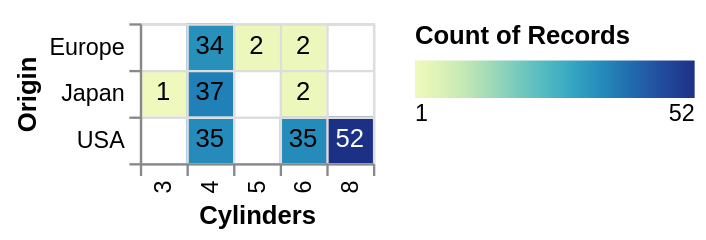

Express this chart as Vega-Lite.
### Vega-Lite specification from a JSON file in a GitHub repository (floating-point values rounded to 4 significant figures; data arrays with more than 128 entries replaced by an {"elided": "..."} marker saying what was removed)
{"$schema": "https://vega.github.io/schema/vega-lite/v6.json", "data": {"values": {"elided": "200 records"}}, "transform": [{"aggregate": [{"op": "count", "as": "num_cars"}], "groupby": ["Origin", "Cylinders"]}], "encoding": {"y": {"field": "Origin", "type": "ordinal"}, "x": {"field": "Cylinders", "type": "ordinal"}}, "layer": [{"mark": "rect", "encoding": {"color": {"field": "num_cars", "type": "quantitative", "title": "Count of Records", "legend": {"direction": "horizontal", "gradientLength": 120}}}}, {"mark": "text", "encoding": {"text": {"field": "num_cars", "type": "quantitative"}, "color": {"condition": {"test": "datum['num_cars'] < 40", "value": "black"}, "value": "white"}}}], "config": {"axis": {"grid": true, "tickBand": "extent"}}}
